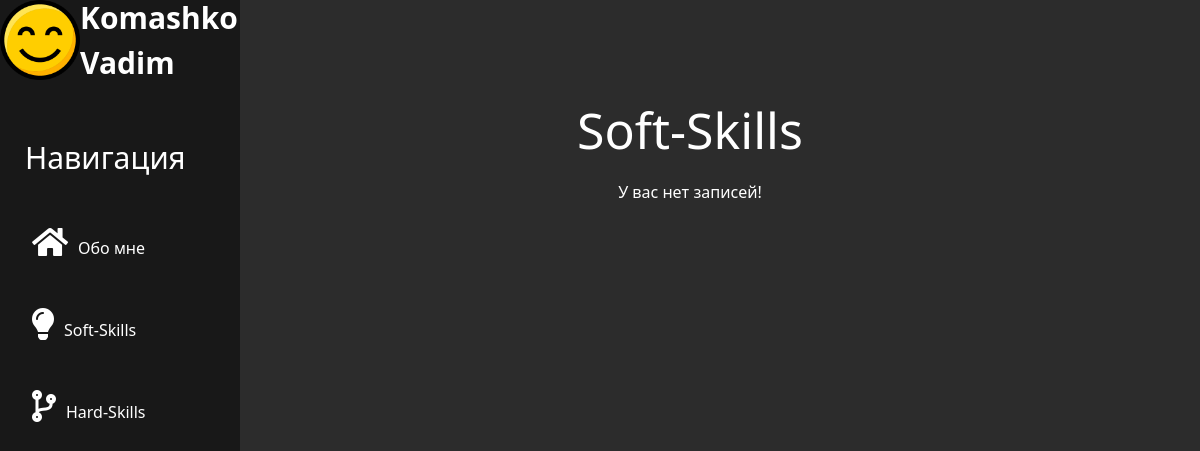
/soft_skills/, run on an earlier commit of the app's database.
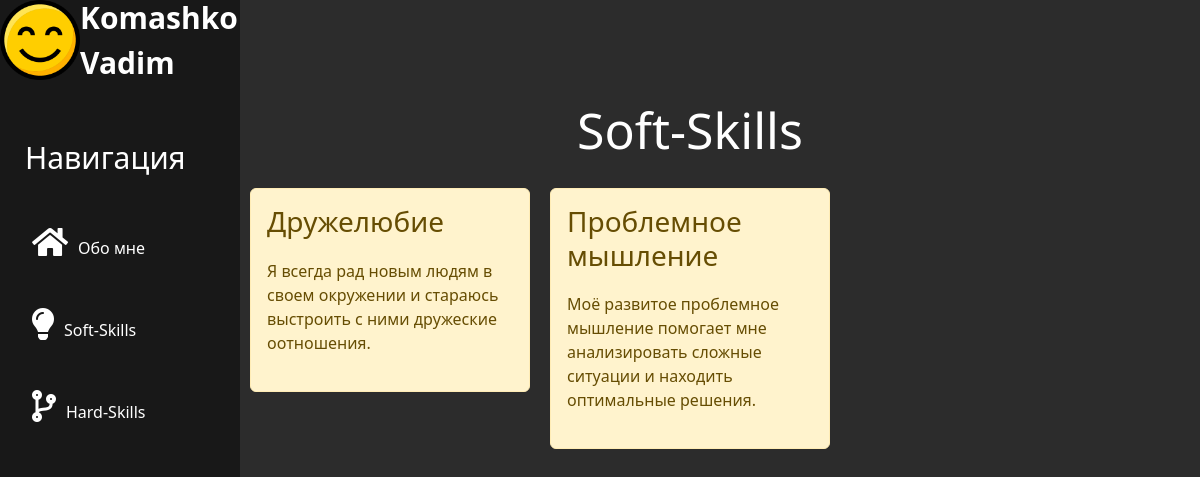
And on a later commit of the database.
### soft_skills/models.py (models this page shows, shortened)
class Articles(models.Model):
    title = models.CharField('Характеристика', max_length= 50)
    description = models.CharField('Описание', max_length= 250)
    class Meta:
        verbose_name ='Характеристика'
        verbose_name_plural = 'Характеристики'

### soft_skills/views.py (the view)
# urls.py: path('', views.soft_skills, name='soft_skills'),
def soft_skills(request):
    soft_skills = Articles.objects.all()
    return render(request, 'soft_skills/soft_skills.html', {'soft_skills': soft_skills})

### soft_skills/templates/soft_skills/soft_skills.html (shortened to what this page needs)
{% extends 'main/layout.html'%}
{% block content %}
    <div class ="features">
        <h1>Soft-Skills</h1>
        {% if soft_skills %}
            {% for el in soft_skills %}
                <div class ="alert alert-warning">
                    <h3>{{ el.title }}</h3>
                    <p>{{ el.description }}</p>
                </div>
            {% endfor %}
        {% else %}
            <p>У вас нет записей!</p>
        {% endif %}
    </div>
{% endblock %}

What changed in the data, as far as the page shows it:
added Articles: title "Дружелюбие", description "Я всегда рад новым людям в своем окружении и стараюсь выстроить с ними дружеские оотношения."
added Articles: title "Проблемное мышление", description "Моё развитое проблемное мышление помогает мне анализировать сложные ситуации и находить оптимальные решения."
Also different on the page:
text no longer shown: "У вас нет записей!"
